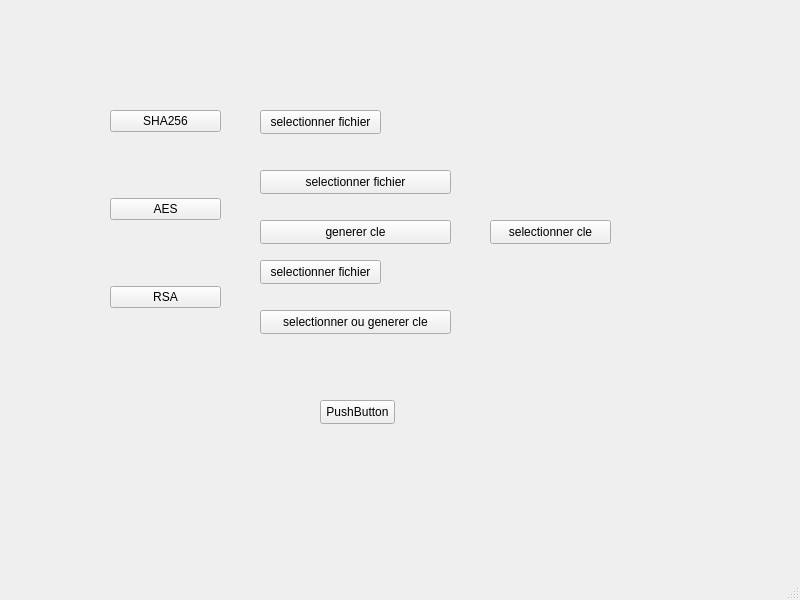
<?xml version="1.0" encoding="UTF-8"?>
<ui version="4.0">
 <class>MainWindow</class>
 <widget class="QMainWindow" name="MainWindow">
  <property name="geometry">
   <rect>
    <x>0</x>
    <y>0</y>
    <width>800</width>
    <height>600</height>
   </rect>
  </property>
  <property name="windowTitle">
   <string>MainWindow</string>
  </property>
  <widget class="QWidget" name="centralwidget">
   <widget class="QPushButton" name="pushButton_4">
    <property name="geometry">
     <rect>
      <x>320</x>
      <y>400</y>
      <width>75</width>
      <height>24</height>
     </rect>
    </property>
    <property name="text">
     <string>PushButton</string>
    </property>
   </widget>
   <widget class="QWidget" name="verticalLayoutWidget">
    <property name="geometry">
     <rect>
      <x>110</x>
      <y>50</y>
      <width>111</width>
      <height>321</height>
     </rect>
    </property>
    <layout class="QVBoxLayout" name="verticalLayout">
     <item>
      <widget class="QPushButton" name="BtnSHA">
       <property name="text">
        <string>SHA256</string>
       </property>
      </widget>
     </item>
     <item>
      <widget class="QPushButton" name="BtnAES">
       <property name="text">
        <string>AES</string>
       </property>
      </widget>
     </item>
     <item>
      <widget class="QPushButton" name="BtnRSA">
       <property name="text">
        <string>RSA</string>
       </property>
      </widget>
     </item>
    </layout>
   </widget>
   <widget class="QPushButton" name="FichierSha">
    <property name="geometry">
     <rect>
      <x>260</x>
      <y>110</y>
      <width>121</width>
      <height>24</height>
     </rect>
    </property>
    <property name="text">
     <string>selectionner fichier</string>
    </property>
   </widget>
   <widget class="QPushButton" name="FichierAes">
    <property name="geometry">
     <rect>
      <x>260</x>
      <y>170</y>
      <width>191</width>
      <height>24</height>
     </rect>
    </property>
    <property name="text">
     <string>selectionner fichier</string>
    </property>
   </widget>
   <widget class="QPushButton" name="FichierRsa">
    <property name="geometry">
     <rect>
      <x>260</x>
      <y>260</y>
      <width>121</width>
      <height>24</height>
     </rect>
    </property>
    <property name="text">
     <string>selectionner fichier</string>
    </property>
   </widget>
   <widget class="QPushButton" name="CleRsa">
    <property name="geometry">
     <rect>
      <x>260</x>
      <y>310</y>
      <width>191</width>
      <height>24</height>
     </rect>
    </property>
    <property name="text">
     <string>selectionner ou generer cle</string>
    </property>
   </widget>
   <widget class="QPushButton" name="CleAes">
    <property name="geometry">
     <rect>
      <x>260</x>
      <y>220</y>
      <width>191</width>
      <height>24</height>
     </rect>
    </property>
    <property name="text">
     <string>generer cle</string>
    </property>
   </widget>
   <widget class="QPushButton" name="pushButton">
    <property name="geometry">
     <rect>
      <x>490</x>
      <y>220</y>
      <width>121</width>
      <height>24</height>
     </rect>
    </property>
    <property name="text">
     <string>selectionner cle</string>
    </property>
   </widget>
  </widget>
  <widget class="QMenuBar" name="menubar">
   <property name="geometry">
    <rect>
     <x>0</x>
     <y>0</y>
     <width>800</width>
     <height>22</height>
    </rect>
   </property>
  </widget>
  <widget class="QStatusBar" name="statusbar"/>
 </widget>
 <resources/>
 <connections/>
</ui>
